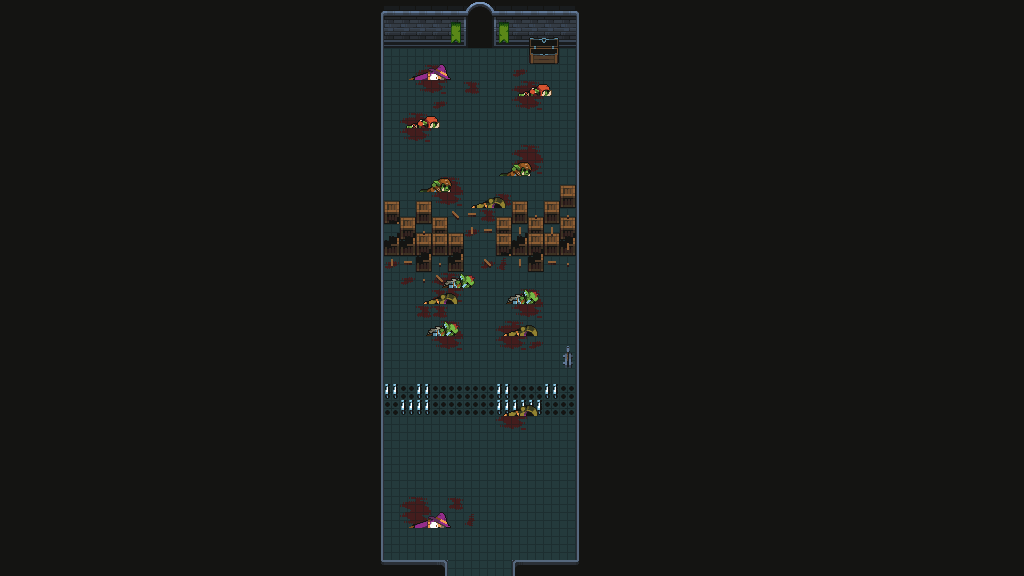

The image is a tile-based game level rendered from a .tmx file. Its description and source (layers, tilesets, objects; grid data summarised) follow:
An orthogonal 64x36 tile map with 16x16 px tiles, 6 tile layers (Tile Layer 1, Tile Layer 2, Tile Layer 3, Tile Layer 4, ...), 8 tilesets.

<map version="1.10" tiledversion="1.10.0" orientation="orthogonal" renderorder="right-down" width="64" height="36" tilewidth="16" tileheight="16" infinite="0" nextlayerid="8" nextobjectid="1">
 <editorsettings>
  <export format="json" />
 </editorsettings>
 <tileset firstgid="1" name="Props" tilewidth="16" tileheight="16" tilecount="625" columns="25">
  <image source="tilemaps/Environment/Dungeon Prison/Assets/Props.png" trans="000000" width="400" height="400" />
 </tileset>
 <tileset firstgid="626" name="Tiles" tilewidth="16" tileheight="16" tilecount="625" columns="25">
  <image source="tilemaps/Environment/Dungeon Prison/Assets/Tiles.png" trans="000000" width="400" height="400" />
 </tileset>
 <tileset firstgid="1251" name="Props" tilewidth="16" tileheight="16" tilecount="625" columns="25">
  <image source="tilemaps/Environment/Green Woods/Assets/Props.png" trans="000000" width="400" height="400" />
 </tileset>
 <tileset firstgid="1876" name="Death-Sheet" tilewidth="16" tileheight="16" tilecount="96" columns="24">
  <image source="tilemaps/Enemy/Orc Crew/Orc - Rogue/Death/Death-Sheet.png" trans="000000" width="384" height="64" />
 </tileset>
 <tileset firstgid="1972" name="Death-Sheet" tilewidth="16" tileheight="16" tilecount="112" columns="28">
  <image source="tilemaps/Enemy/Orc Crew/Orc - Shaman/Death/Death-Sheet.png" trans="000000" width="448" height="64" />
 </tileset>
 <tileset firstgid="2084" name="Death-Sheet" tilewidth="16" tileheight="16" tilecount="180" columns="36">
  <image source="tilemaps/Enemy/Orc Crew/Orc - Warrior/Death/Death-Sheet.png" trans="000000" width="576" height="80" />
 </tileset>
 <tileset firstgid="2264" name="Death-Sheet" tilewidth="16" tileheight="16" tilecount="48" columns="24">
  <image source="tilemaps/Heroes/Wizzard/Death/Death-Sheet.png" trans="000000" width="384" height="32" />
 </tileset>
 <tileset firstgid="2312" name="Death-Sheet" tilewidth="16" tileheight="16" tilecount="48" columns="24">
  <image source="tilemaps/Heroes/Rogue/Death/Death-Sheet.png" trans="000000" width="384" height="32" />
 </tileset>
 <layer id="1" name="Tile Layer 1" width="64" height="36">
  <data>[2304 cells, 2304 non-empty, 19 distinct tile ids]</data>
 </layer>
 <layer id="2" name="Tile Layer 2" width="64" height="36">
  <data>[2304 cells, 110 non-empty, 19 distinct tile ids]</data>
 </layer>
 <layer id="4" name="Tile Layer 3" width="64" height="36">
  <data>[2304 cells, 53 non-empty, 18 distinct tile ids]</data>
 </layer>
 <layer id="5" name="Tile Layer 4" width="64" height="36">
  <data>[2304 cells, 17 non-empty, 2 distinct tile ids]</data>
 </layer>
 <layer id="6" name="Tile Layer 5" width="64" height="36">
  <data>[2304 cells, 20 non-empty, 5 distinct tile ids]</data>
 </layer>
 <layer id="7" name="Tile Layer 6" width="64" height="36">
  <data>[2304 cells, 2 non-empty, 2 distinct tile ids]</data>
 </layer>
</map>
